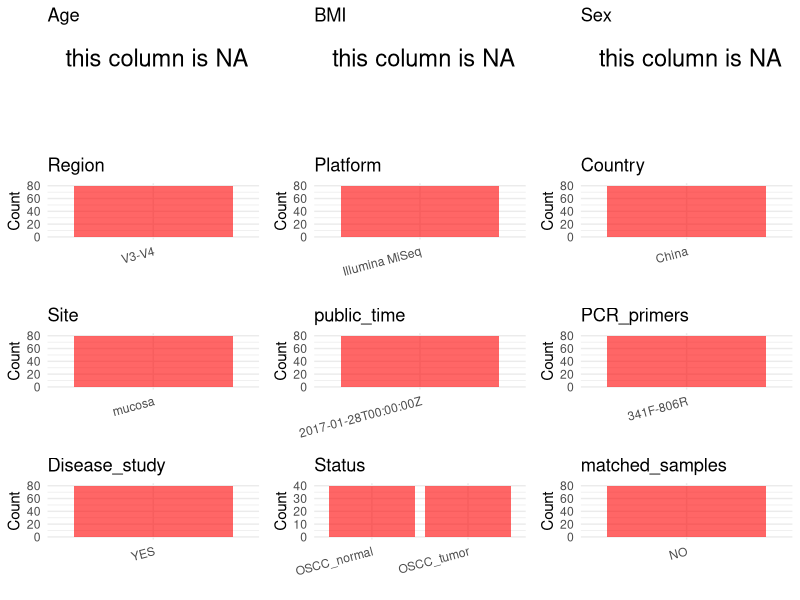

Write R code to recreate this figure. (Note: this script raises an error after producing the figure.)
## ---- chunk 1
library(tidyverse)
library(ggplot2)
library(cowplot)

setwd("C:/Users/zyc/Desktop/oral_project/data/projects/PRJNA362794")
initial_meta <- read.csv("SraRunTable.csv", header = TRUE) 
head(initial_meta)
## ---- chunk 2
metadata <- data.frame(
  BioProject = initial_meta$BioProject,
  Run = initial_meta$Run,
  sample_name = initial_meta$Sample.Name,
  Age = NA, 
  BMI = NA,  
  Sex = NA,
  Region = "V3-V4",
  Platform = initial_meta$Instrument,
  Country = initial_meta$geo_loc_name_country,
  Site = initial_meta$env_feature,
  public_time = initial_meta$ReleaseDate,
  matched_samples = "NO",
  stringsAsFactors = FALSE
)
## ---- chunk 3
# metadata <- metadata %>%
#  mutate(Sex = recode(Sex, "female" = "F", "male" = "M"))
## ---- chunk 4
metadata$title <- "Signatures of Mucosal Microbiome in Oral Squamous Cell Carcinoma Identified Using a Random Forest Model"
metadata$Disease_study <- "YES"
metadata$PCR_primers <- "341F-806R"
metadata <- metadata%>%mutate(Status = sapply(str_split(sample_name, "_"), function(x) tail(x, 1)))%>% mutate(Status = case_when(
    Status == "N" ~ "OSCC_normal",
    TRUE ~ "OSCC_tumor" # 其他所有情况
  ))
head(metadata)
## ---- chunk 5
print(paste("Number of unique runs:", length(unique(metadata$Run))))
print(paste("Number of unique sample names:", length(unique(metadata$sample_name))))
## ---- chunk 6
plot_data <- metadata %>%
  select(-BioProject, -Run, -sample_name, -title)

# Function to create simple plots for each column
create_simple_plots <- function(data) {
  plots <- list()
  
  for (col in colnames(data)) {
    # Check if the column is all NA
    if (all(is.na(data[[col]]))) {
      # Create an empty plot with text indicating all NA
      p <- ggplot() +
        annotate("text", x = 0.5, y = 0.5, label = "this column is NA", size = 6) +
        labs(title = col) +
        theme_void()
    } else if (is.numeric(data[[col]])) {
      # Numeric variable: histogram
      p <- ggplot(data, aes(x = .data[[col]])) +
        geom_histogram(fill = "blue", alpha = 0.6, bins = 20, na.rm = TRUE) +
        labs(title = col) +
        theme_minimal()
    } else {
      # Categorical variable: bar plot (remove NA values)
      count_data <- as.data.frame(table(data[[col]], useNA = "ifany"))
      p <- ggplot(count_data, aes(x = reorder(Var1, -Freq), y = Freq)) +
        geom_col(fill = "red", alpha = 0.6) +
        labs(title = col, x = NULL, y = "Count") +
        theme_minimal() +
        theme(axis.text.x = element_text(angle = 15, hjust = 1))
    }
    plots[[col]] <- p
  }
  
  return(plots)
}


plots <- create_simple_plots(plot_data)
p<-plot_grid(plots$Age, 
          plots$BMI, 
          plots$Sex, 
          plots$Region, 
          plots$Platform, 
          plots$Country, 
          plots$Site,
          plots$public_time, 
          plots$PCR_primers,
          plots$Disease_study,
          plots$Status,
          plots$matched_samples,# add 
          ncol = 3, align = "hv", axis = "lb")
ggsave("Metadata_Summary.png", plot = p, width = 8, height = 6, dpi = 150)

## ---- chunk 7
knitr::include_graphics("./Metadata_Summary.png")
## ---- chunk 8
metadata <- metadata[, c(
  "BioProject", "Run", "sample_name", "Age", "BMI", "Sex", 
  "Region", "Platform", "Country", "Site", "public_time", 
  "PCR_primers", "title", "Disease_study", "Status","matched_samples"
)]

write.csv(metadata, file = "metadata.csv", quote = FALSE)
